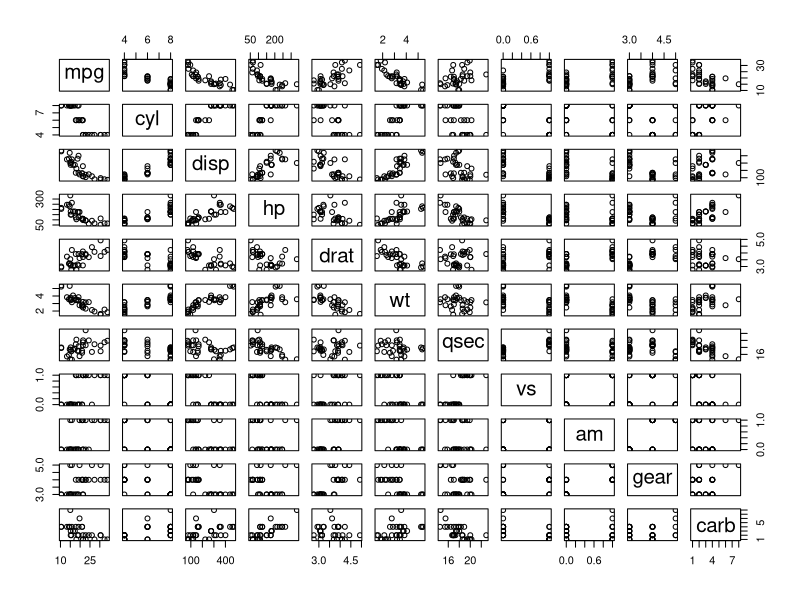
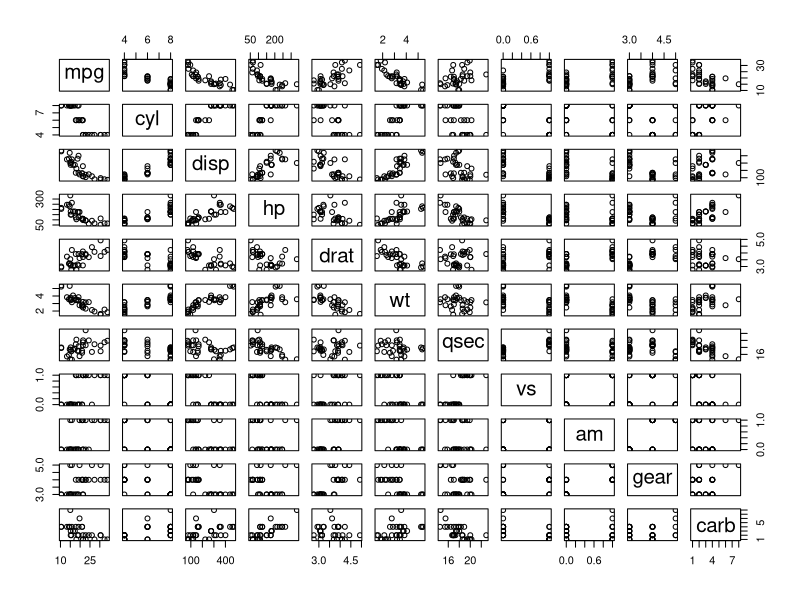
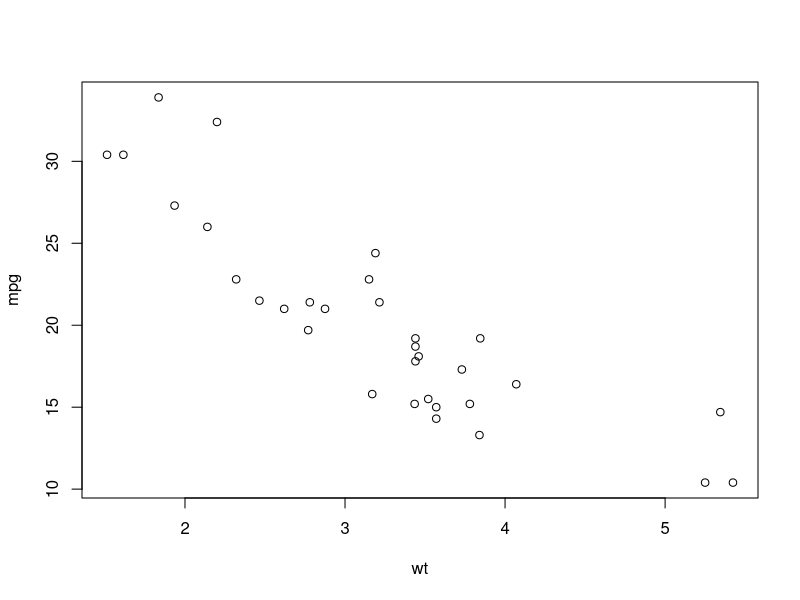

The R script that drew these images, in order:
## ---- chunk 1
knitr::opts_chunk$set(echo = TRUE)
## ---- chunk 2
data(mtcars)
mtcars
## ---- chunk 3
plot(mtcars)
## ---- chunk 4
plot(mtcars)
plot(mpg ~ wt, mtcars)
## ---- chunk 5
str(mtcars)
